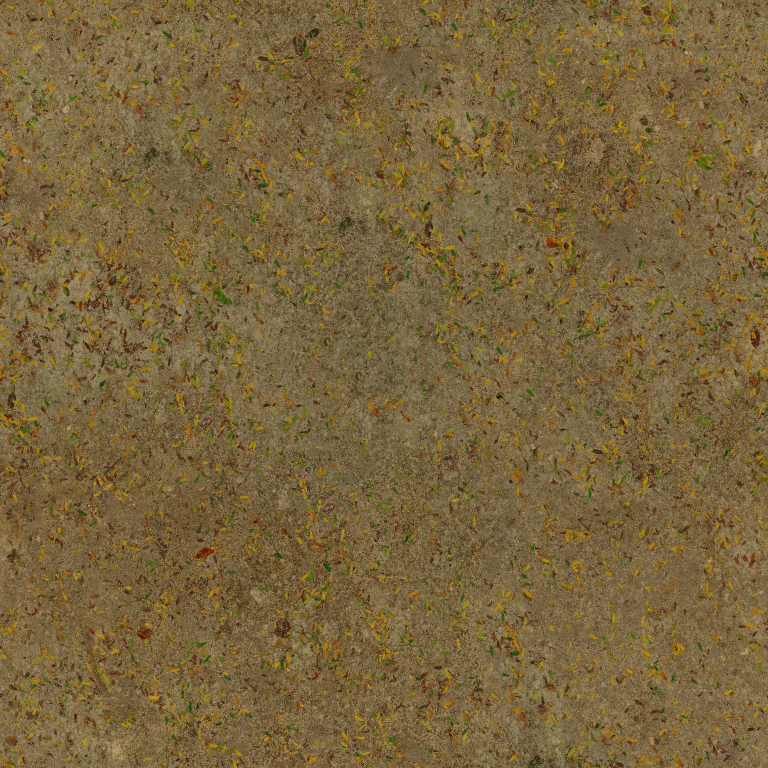
#> input picture data/bridge-finish/earth/path/color.webp, 1536 x 1536 px (shown at 1/2 size)
$ python -i verify_canal_reflection.py   (imports and definitions only)
#> lines starting #> are read from the running program, lines starting #| are printed output that depends on the picture
"""Measure the reflected source edges and update cadence, and capture the 4K water surface."""

import argparse
import base64
from io import BytesIO
import json
from pathlib import Path

import numpy as np
from PIL import Image
from playwright.sync_api import sync_playwright

from verify_canal_inflow import RECORD


CAMERA = """()=>{
  const {persp}=__scene;
  const update=persp.updateMatrixWorld.bind(persp);
  window.reflectionCameraMatrix=update;
  window.mirrorTravel=0;
  window.mirrorHeight=.82;
  persp.updateMatrixWorld=force=>{
    const t=window.mirrorTravel;
    persp.position.set(-63.86+t,window.mirrorHeight+.09*t,-46.73+t*.57);
    persp.lookAt(-58.87,.43,-40.35);
    return update(force);
  };
  persp.fov=48;
  persp.updateProjectionMatrix();
  document.querySelector('#missionHud').style.display='none';
  document.querySelector('#seal').style.display='none';
}"""

TRACE = """detail=>new Promise(resolve=>{
  const {scene}=__scene;
  scene.getObjectByName('Canal surface').material.uniforms.reflectionDetail.value=detail;
  const intervals=[], ages=[];
  let from,previous;
  function sample(now) {
    from??=now;
    const t=(now-from)/1000;
    if(t>.25 && previous!==undefined) {
      intervals.push(now-previous);
      const state=__scene.mission().water;
      ages.push(Math.max(0,1000*(state.time-state.lastReflectionTime)));
    }
    previous=now;
    window.mirrorTravel=.52*Math.sin(t*1.7);
    if(t<2.65) { requestAnimationFrame(sample); return; }
    const state=__scene.mission().water;
    const p95=values=>values.sort((a,b)=>a-b)[Math.floor(.95*values.length)];
    resolve({intervalP95:p95(intervals),mirrorAgeP95:p95(ages),ages,frames:intervals.length,
      size:state.reflectionSize,samples:state.reflectionSamples});
  }
  requestAnimationFrame(sample);
})"""

WIDE_STEADY = """()=>new Promise(resolve=>{
  const {persp}=__scene;
  const original=persp.updateMatrixWorld;
  persp.updateMatrixWorld=force=>{
    persp.position.set(-68.05,2.45,-48.90);
    persp.lookAt(-62.40,1.06,-45.30);
    return reflectionCameraMatrix(force);
  };
  let start,previous=null,frames=0,reflected=0,refracted=0,together=0,age=0;
  function poll(now){
    start??=now;
    const state=__scene.mission().water;
    if(previous && now-start>500) {
      const mirror=state.reflectionPasses>previous.reflectionPasses;
      const through=state.refractionPasses>previous.refractionPasses;
      frames++;
      reflected+=Number(mirror);
      refracted+=Number(through);
      together+=Number(mirror && through);
      age=Math.max(age,state.time-state.lastReflectionTime);
    }
    previous=state;
    if(now-start<2800){requestAnimationFrame(poll);return;}
    persp.updateMatrixWorld=original;
    resolve({frames,reflected,refracted,together,largestAgeMs:age*1000,size:state.reflectionSize,
      samples:state.reflectionSamples});
  }
  requestAnimationFrame(poll);
})"""

COMPARE = """async()=>{
  const THREE=await import('./vendor/three/build/three.module.js');
  const {scene,renderer}=__scene;
  const material=scene.getObjectByName('Canal surface').material;
  const {reflection,reflectionDetail,mirrorOverscan}=material.uniforms;
  renderer.setAnimationLoop(null);
  window.mirrorClock.getDelta=()=>0;
  window.mirrorTravel=0;
  const render=renderer.render.bind(renderer);
  const result={}, raster=new THREE.WebGLRenderTarget(3072,1728,{samples:4});

  function rgba(target) {
    const {width,height}=target;
    const data=new Uint8Array(width*height*4);
    renderer.readRenderTargetPixels(target,0,0,width,height,data);
    const canvas=document.createElement('canvas');
    canvas.width=width;
    canvas.height=height;
    const context=canvas.getContext('2d');
    const pixels=context.createImageData(width,height);
    for(let y=0;y<height;y++)
      pixels.data.set(data.subarray(y*width*4,(y+1)*width*4),(height-1-y)*width*4);
    context.putImageData(pixels,0,0);
    return canvas.toDataURL('image/png').split(',')[1];
  }

  renderer.render=(root,camera)=>{
    const target=renderer.getRenderTarget();
    render(root,camera);
    if(target?.texture!==reflection.value) return;
    const label=reflectionDetail.value===1 ? 'new' : 'old';
    result[label+'Mirror']=rgba(target);
    if(label==='new') {
      const reference=camera.clone();
      reference.projectionMatrix.elements[0]/=mirrorOverscan.value;
      reference.projectionMatrix.elements[5]/=mirrorOverscan.value;
      reference.projectionMatrixInverse.copy(reference.projectionMatrix).invert();
      renderer.setRenderTarget(raster);
      render(root,reference);
      result.reference=rgba(raster);
      renderer.setRenderTarget(target);
      result.overscan=mirrorOverscan.value;
    }
  };
  try {
    // Toggle the real render target, rather than scaling copies of the same texture.
    for(const detail of [0,1]) {
      reflectionDetail.value=detail;
      window.mirrorFrame(performance.now());
      const label=detail===1 ? 'new' : 'old';
      result[label]=renderer.domElement.toDataURL('image/png').split(',')[1];
      result[label+'Time']=__scene.mission().water.time;
    }
  } finally {
    renderer.render=render;
    raster.dispose();
  }
  return result;
}"""


# [6 lines left out: function expose_frame, not called in this run]


def decode(value):
    return Image.open(BytesIO(base64.b64decode(value))).convert("RGB")


def compare_edges(frames):
    size = (1920, 1080)
    reference = decode(frames["reference"]).resize(size, Image.Resampling.LANCZOS)
    old = decode(frames["oldMirror"]).resize(size, Image.Resampling.BILINEAR)
    mirror = decode(frames["newMirror"])
    trim = (1-frames["overscan"])/2
    box = (mirror.width*trim,mirror.height*trim,mirror.width*(1-trim),mirror.height*(1-trim))
    new = mirror.transform(size,Image.Transform.EXTENT,box,Image.Resampling.BILINEAR)
    luma = np.asarray(reference.convert("L"),dtype=float)
    dy,dx = np.gradient(luma)
    edge = np.hypot(dx,dy) > 10
    edge[:55] = edge[-55:] = False
    edge[:,:65] = edge[:,-65:] = False
    target = np.asarray(reference,dtype=float)
    def metrics(image):
        difference = abs(np.asarray(image,dtype=float)-target).mean(axis=2)[edge]
        return {"mae":float(difference.mean()),"p95":float(np.percentile(difference,95))}
    return {"edgePixels":int(edge.sum()),"legacy":metrics(old),"updated":metrics(new)}


# [78 lines left out: functions check_tiers, main, not called in this run]


# [2 lines not run here, left out]

>>> import cv2
>>> picture = cv2.imread('../data/bridge-finish/earth/path/color.webp', cv2.IMREAD_GRAYSCALE)
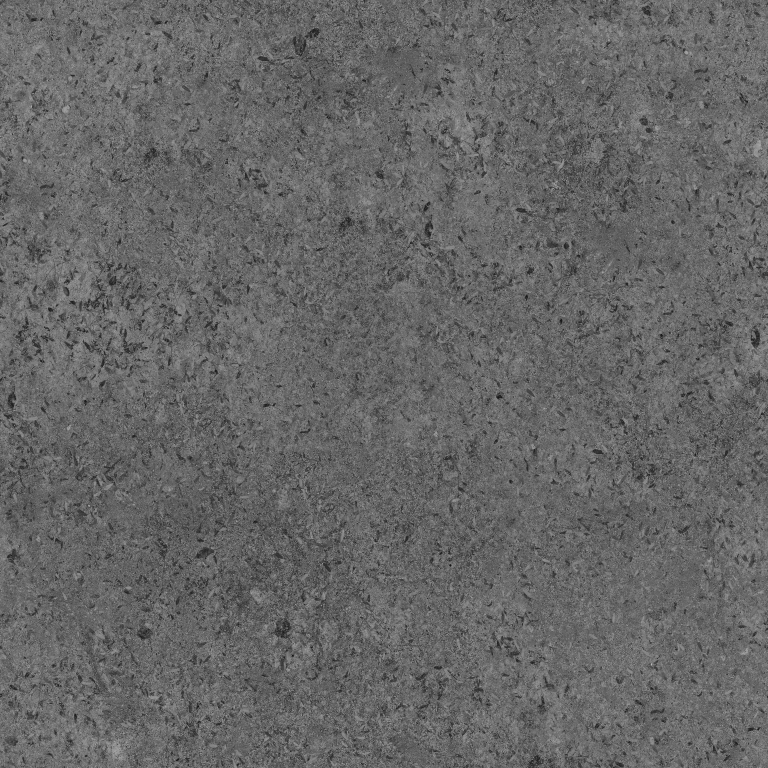
#> picture: shape (1536, 1536) (shown at 1/2 size); min 3, max 209, mean 102.2
#> (the run stopped early here; a loop or call above may not have finished)

$ run again, on data/bridge-finish/earth/verge/color.webp
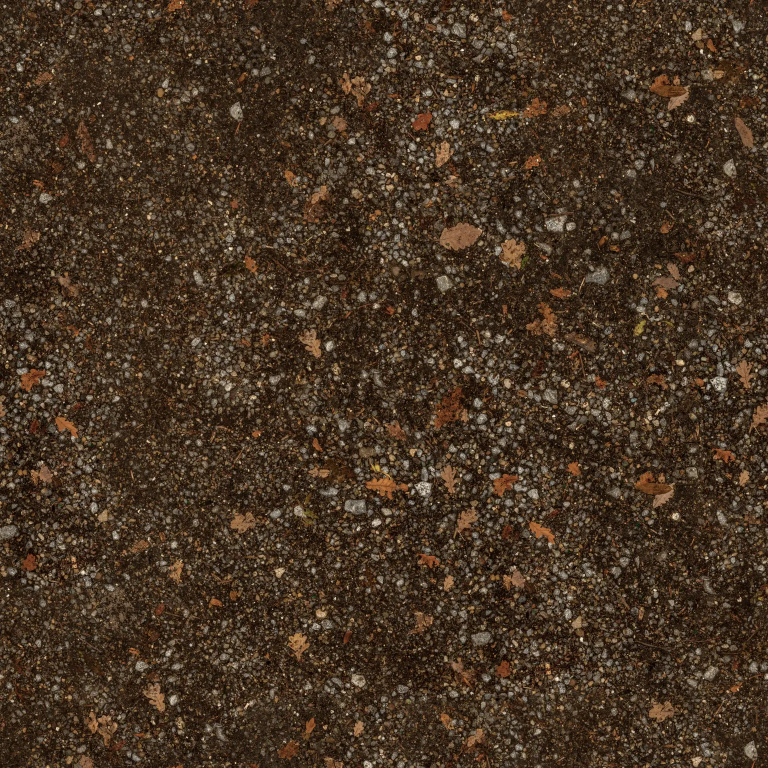
#> input picture data/bridge-finish/earth/verge/color.webp, 1536 x 1536 px (shown at 1/2 size)
#> `picture = cv2.imread('../data/bridge-finish/earth/path/color.webp', cv..`:
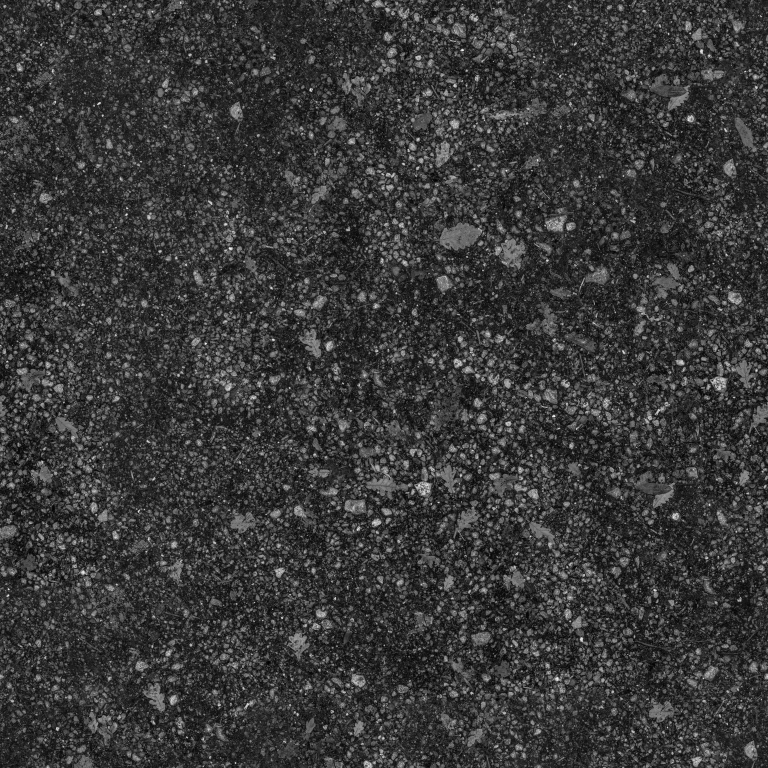
#> picture: shape (1536, 1536) (shown at 1/2 size); min 0, max 254, mean 56.2
